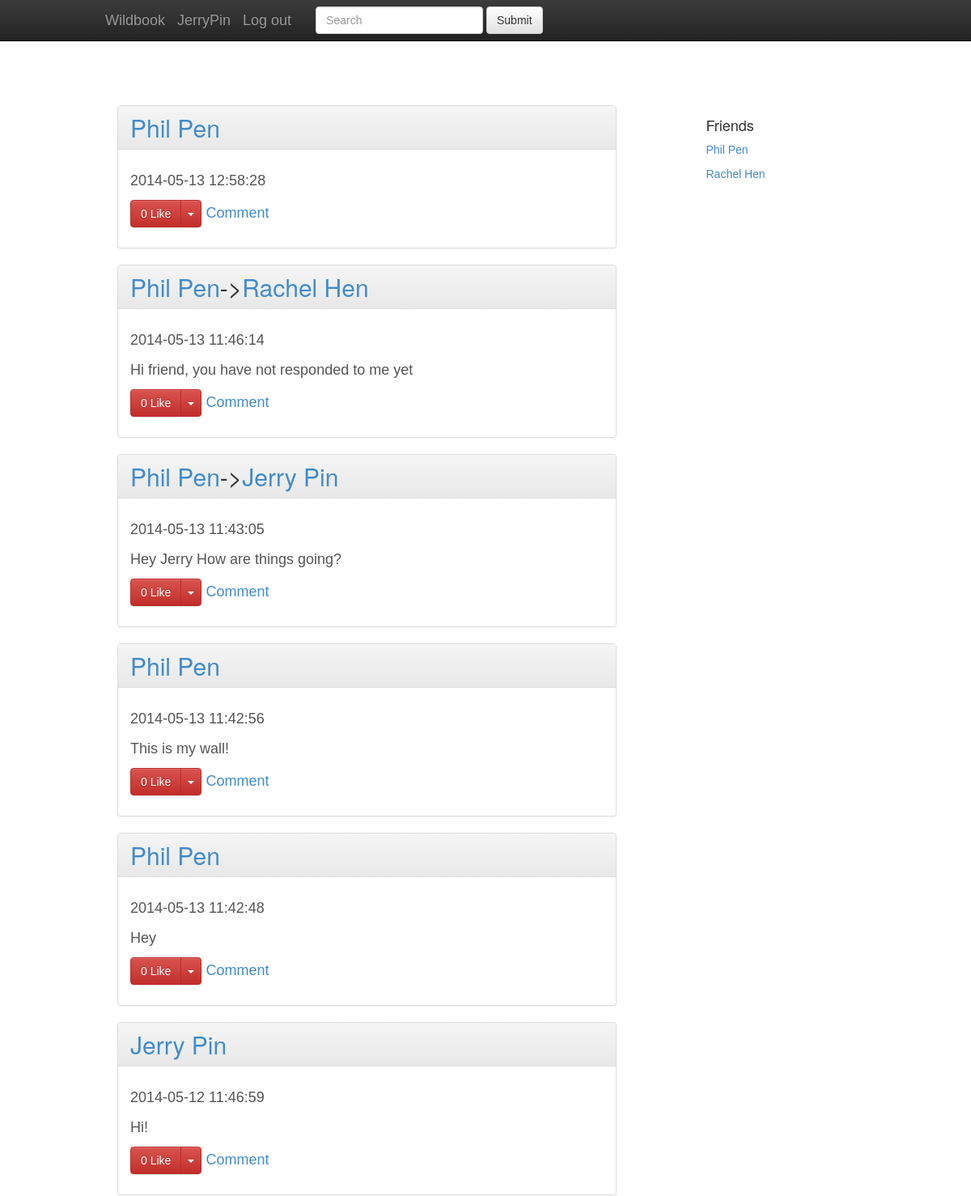
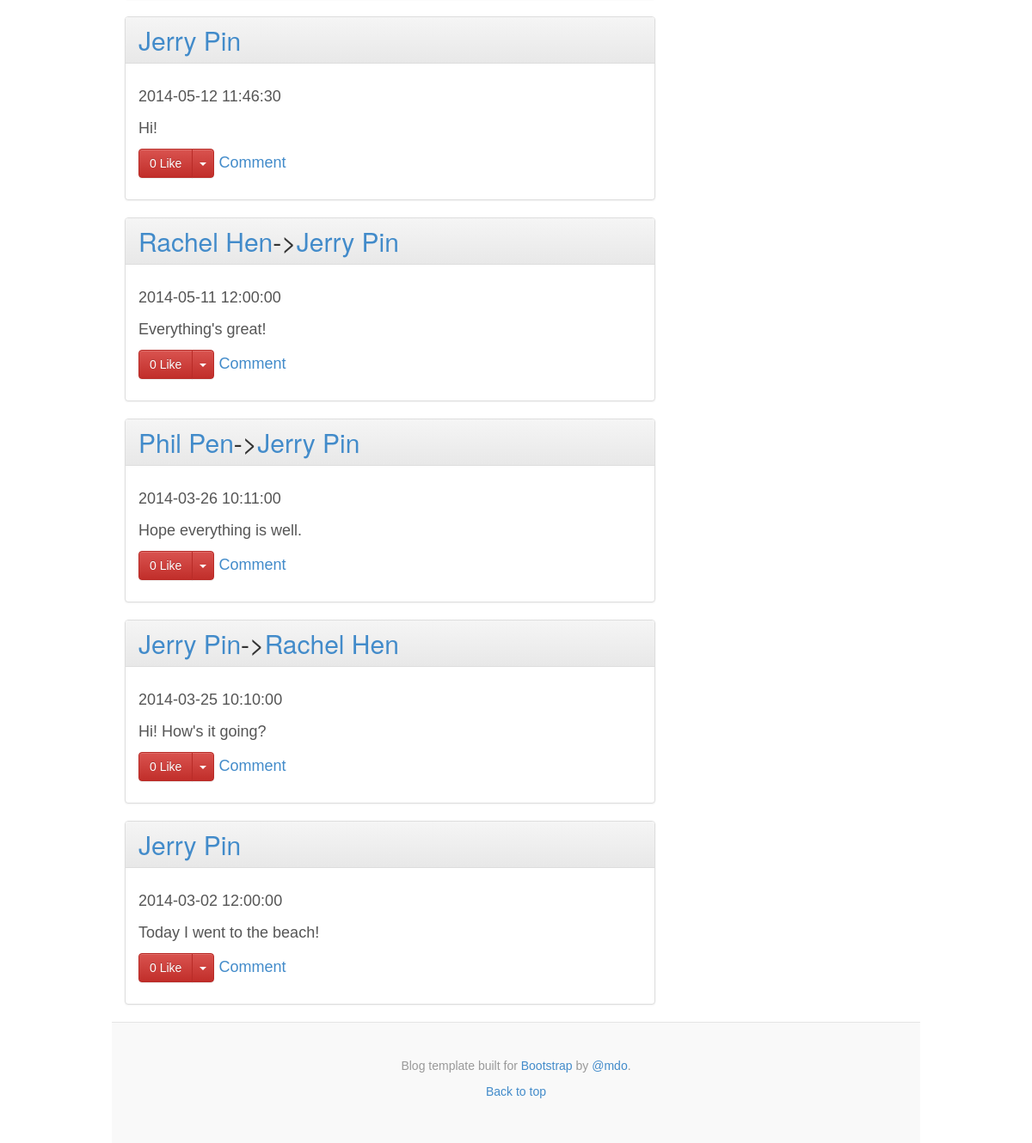
Page /index.php (signed in) on the committed database (2 pictures, top to bottom).
### tables this page shows
CREATE TABLE `users` (
  `username` varchar(100) NOT NULL,
  `email` varchar(100) NOT NULL,
  `firstname` varchar(100) NOT NULL,
  `lastname` varchar(100) NOT NULL,
  `gender` tinyint(1) NOT NULL,
  `street` varchar(100) NOT NULL,
  `state` char(2) NOT NULL,
  `city` varchar(100) NOT NULL,
  `zipcode` int(5) NOT NULL,
  `birthdate` date NOT NULL,
  `pw` char(32) NOT NULL,
  PRIMARY KEY (`username`)
);

CREATE TABLE `posts` (
  `postid` int(10) NOT NULL AUTO_INCREMENT,
  `author` varchar(100) NOT NULL,
  `receiver` varchar(100) NOT NULL,
  `caption` text,
  `content` text COMMENT 'Link/path to the content on the server',
  `posttime` datetime NOT NULL,
  `permission_type` varchar(20) NOT NULL,
  `locid` int(10) DEFAULT NULL,
  `actid` int(10) DEFAULT NULL,
  PRIMARY KEY (`postid`),
  KEY `author` (`author`),
  KEY `receiver` (`receiver`),
  CONSTRAINT `posts_ibfk_1` FOREIGN KEY (`author`) REFERENCES `users` (`username`),
  CONSTRAINT `posts_ibfk_2` FOREIGN KEY (`receiver`) REFERENCES `users` (`username`)
);

### Classes/Post.php (the view, shortened to what this page needs)
<?php
    class Post {
        private $id;
        private $author;
        private $receiver;
        private $text;
        private $posttime;
        private $likers = array();
        function __construct($params)
        {
            if(is_array($params))
            {
                $this->id           = $params['postid'];
                $this->author   	= new User($params['author']);
                $this->receiver 	= new User($params['receiver']);
                $this->text     	= $params['caption'];
                $this->posttime		= $params['posttime'];
            }
            $result = runStoredProcedure('populate_post_likes', $this->id);
            $result = runStoredProcedure('populate_post_comments', $this->id);
        }
        function getPostTitle()
        {
            $html = $this->author->getNameLink();
            if($this->author != $this->receiver)
            {
                $html .= displayArrow();
                $html .= $this->receiver->getNameLink();
            }
            return $html;
        }
        function display()
        {
?>
            <div class="panel panel-default">
                <h2 class="panel-heading"><?=$this->getPostTitle()?></h2>
                <div class="panel-body">
                    <p><?=$this->posttime?></p>
                    <p>
                        <?=$this->text?>
                    </p>
                    <p>
                        <div class="btn-group">
                            <button id="post_<?=$this->id?>_likebtn" type="button" class="btn btn-danger" onclick="likeAPost(<?=$this->id?>);">
                                <?php
                                if(in_array($_SESSION['currentUser'], $this->likers))
                                {
                                    echo count($this->likers) . " Unlike";
                                } else echo count($this->likers) .  " Like";
                                ?>
                            </button>
                            <button type="button" class="btn btn-danger dropdown-toggle" data-toggle="dropdown">
                                <span class="caret"></span>
                            </button>
                        </div>
                        <a href="" onclick="comment(<?=$this->id?>);">Comment</a>
                    </p>
                </div>
            </div>
<?php
        }
    }

### header.php (shortened to what this page needs)
<?php
require_once('Classes/class_includes.php');
require_once('functions.php');
?>
<!DOCTYPE HTML>
<html>
    <head>
        <link rel="stylesheet" href="css/bootstrap.css" />
        <link rel="stylesheet" href="css/bootstrap-theme.css" />
        <link rel="stylesheet" href="css/mystyle.css" />
    </head>
    <body>
        <div class="navbar navbar-inverse navbar-fixed-top" role="navigation">
            <div class="container">
                <div class="navbar-header">
                    <a class="navbar-brand" href="index.php">Wildbook</a>
                <?php
                    if(!isset($_SESSION['currentUser']))
                    {
                ?>
                    <a class="navbar-brand" href="login.php">Sign in</a>
                    <a class="navbar-brand" href="register.php">Register</a>
                <?php
                    }
                    else
                    {
                ?>
                    <a class="navbar-brand" href="user.php?u=<?=$_SESSION['currentUser']->getUsername()?>"><?=$_SESSION['currentUser']->getUsername()?></a>
                    <a class="navbar-brand" href="login.php?cmd=logout">Log out</a>
                <?php
                    }
                ?>
                </div>
                <div class="navbar-collapse collapse">
                    <form class="navbar-form navbar-left" role="search">
                        <div class="form-group">
                            <input type="text" class="form-control" placeholder="Search">
                        </div>
                        <button type="submit" class="btn btn-default">Submit</button>
                    </form>
                </div>
            </div>
        </div>
        <div class="container">

### index.php (shortened to what this page needs)
<?php
include_once('header.php');
$user = $_SESSION['currentUser'];
$posts = array();
$result = runStoredProcedure('get_news_feed',$user->getUsername());
while($row = $result->fetch_array())
{
    $posts[] = new Post($row);
}
?>
    <div class="container">
        <div class="blog-header">
        </div>
        <div class="row">
            <div class="col-sm-8 blog-main">
                <?php
                foreach($posts as $post)
                {
                    $post->display();
                }
                ?>
            </div>
            <div class="col-sm-3 col-sm-offset-1 blog-sidebar">
                <div class="sidebar-module">
                    <h4>Friends</h4>
                    <?php
                    foreach($user->getFriends() as $friend)
                    {
                        $friend = new User($friend);
                        ?>
                        <p><?=$friend->getNameLink()?></p>
                        <?php
                    }
                    ?>
                </div>
            </div>
        </div>
    </div>
    <div class="blog-footer">
        <p>Blog template built for <a href="http://getbootstrap.com">Bootstrap</a> by <a href="https://twitter.com/mdo">@mdo</a>.</p>
        <p>
            <a href="#">Back to top</a>
        </p>
    </div>
<?php
include_once('footer.php');

### Classes/User.php (shortened to what this page needs)
<?php
    require_once('functions.php');
    class User {
        private $username;
        private $firstName;
        private $lastName;
        private $friends = array();
        function __construct($username)
        {
            $this->username = $username;
            $result = runStoredProcedure("populate_user", $username);
            $row = $result->fetch_array();
            $this->firstName    = $row['firstname'];
            $this->lastName     = $row['lastname'];
            $result = runStoredProcedure("populate_user_friends", $username);
            while($row = $result->fetch_array())
            {
                $this->friends[] = $row['friend'];
            }
        }
        public function getUsername() { return $this->username; }
        public function getName() { return $this->firstName . " " . $this->lastName; }
        public function getNameLink() { return "<a href='user.php?u={$this->username}'>{$this->getName()}</a>"; }
        public function getFriends()
        {
            return $this->friends;
        }
    }

### functions.php (shortened to what this page needs)
<?php
function dbConnect()
{
    $dbConnection = new \mysqli('localhost', 'root', '', 'wildbook');
    return $dbConnection;
}
function runStoredProcedure($procedure, $params, $out=null)
{
    $mysqli = dbConnect();
    $query = "CALL {$procedure}(";
    if(is_array($params))
    {
        foreach($params as $p)
        {
            if(!is_null($p)) $query .= "'" . $p . "',";
            else $query .= "null,";
        }
        if(!$out) $query = substr($query, 0, strlen($query)-1);
    }
    else
    {
        $query .= "'" . $params . "'";
    }
    $query .= $out;
    $query .= ");";
    if(!$res = $mysqli->query($query)) echo "CALL failed: (" . $mysqli->errno . ") ". $mysqli->error;
    if($out)
    {
        $arr = array();
        $arr[] = $res;
        $arr[] = $mysqli;
        return $arr;
    }
    else return $res;
}
function displayArrow()
{
    return "<span class='arrow'>-></span>";
}

### footer.php (shortened to what this page needs)
        </div>
    </body>
</html>

### css/mystyle.css (style rules this page uses)
body { padding-top: 60px; }
body { font-family: Tahoma, Arial, sans-serif; color: #555; }
h1, .h1, h2, .h2, h3, .h3, h4, .h4, h5, .h5, h6, .h6 { margin-top: 0; font-family: "Helvetica Neue", Helvetica, Arial, sans-serif; font-weight: normal; color: #333; }
@media (min-width: 1200px) { .container { width: 970px; } }
.blog-header { padding-top: 20px; padding-bottom: 20px; }
.blog-main { font-size: 18px; line-height: 1.5; }
.sidebar-module { padding: 15px; margin: 0 -15px 15px; }
.blog-footer { padding: 40px 0; color: #999; text-align: center; background-color: #f9f9f9; border-top: 1px solid #e5e5e5; }

### rows in the picture
posts: posttime "2014-05-13 12:58:28"
users: $this->getName() "Phil Pen"
posts: receiver.lastname "Rachel Hen", posttime "2014-05-13 11:46:14", caption "Hi friend, you have not responded to me yet"
posts: receiver.lastname "Jerry Pin", posttime "2014-05-13 11:43:05", caption "Hey Jerry How are things going?"
posts: posttime "2014-05-13 11:42:56", caption "This is my wall!"
posts: posttime "2014-05-13 11:42:48", caption "Hey"
posts: posttime "2014-05-12 11:46:59", caption "Hi!"
users: $this->getName() "Jerry Pin"
posts: posttime "2014-05-12 11:46:30", caption "Hi!"
posts: author.lastname "Rachel Hen Jerry Pin", posttime "2014-05-11 12:00:00", caption "Everything's great!"
posts: author.lastname "Phil Pen Jerry Pin", posttime "2014-03-26 10:11:00", caption "Hope everything is well."
posts: author.lastname "Jerry Pin Rachel Hen", posttime "2014-03-25 10:10:00", caption "Hi! How's it going?"
posts: author.lastname "Jerry Pin", posttime "2014-03-02 12:00:00", caption "Today I went to the beach!"
users: $this->getName() "Rachel Hen"

### other values in the picture
$_SESSION['currentUser']->getUsername() "JerryPin"
